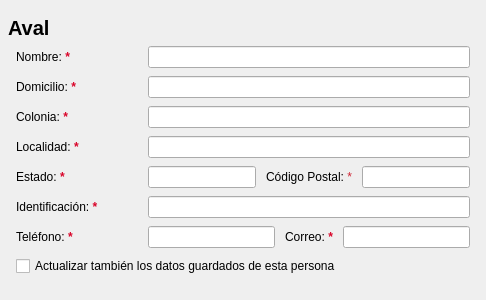
      <widget class="QFrame" name="guarantorCard">
       <layout class="QVBoxLayout" name="guarantorLayout">
        <property name="leftMargin">
         <number>8</number>
        </property>
        <property name="topMargin">
         <number>16</number>
        </property>
        <property name="rightMargin">
         <number>8</number>
        </property>
        <property name="bottomMargin">
         <number>8</number>
        </property>
        <item>
         <widget class="QLabel" name="guarantorLabel">
          <property name="sizePolicy">
           <sizepolicy hsizetype="Preferred" vsizetype="Fixed">
            <horstretch>0</horstretch>
            <verstretch>0</verstretch>
           </sizepolicy>
          </property>
          <property name="font">
           <font>
            <pointsize>15</pointsize>
            <bold>true</bold>
           </font>
          </property>
          <property name="text">
           <string>Aval</string>
          </property>
          <property name="class" stdset="0">
           <string>h3</string>
          </property>
         </widget>
        </item>
        <item>
         <widget class="QFrame" name="guarantorForm">
          <property name="sizePolicy">
           <sizepolicy hsizetype="Preferred" vsizetype="Preferred">
            <horstretch>0</horstretch>
            <verstretch>0</verstretch>
           </sizepolicy>
          </property>
          <layout class="QGridLayout" name="guarantorGrid">
           <property name="leftMargin">
            <number>8</number>
           </property>
           <property name="topMargin">
            <number>0</number>
           </property>
           <property name="rightMargin">
            <number>8</number>
           </property>
           <property name="bottomMargin">
            <number>16</number>
           </property>
           <property name="horizontalSpacing">
            <number>25</number>
           </property>
           <property name="verticalSpacing">
            <number>8</number>
           </property>
           <item row="6" column="2">
            <layout class="QGridLayout" name="guarantorSubForm2">
             <property name="horizontalSpacing">
              <number>10</number>
             </property>
             <property name="verticalSpacing">
              <number>-1</number>
             </property>
             <item row="0" column="0">
              <widget class="QLineEdit" name="gTelephoneEdit"/>
             </item>
             <item row="0" column="1">
              <widget class="QLabel" name="gEmailLabel">
               <property name="text">
                <string>Correo: &lt;span style=&quot;font-weight:700; color:#d90429;&quot;&gt;*&lt;/span&gt;</string>
               </property>
              </widget>
             </item>
             <item row="0" column="2">
              <widget class="QLineEdit" name="gEmailEdit"/>
             </item>
            </layout>
           </item>
           <item row="2" column="2">
            <widget class="QLineEdit" name="gSuburbEdit"/>
           </item>
           <item row="0" column="0">
            <widget class="QLabel" name="gNameLabel">
             <property name="text">
              <string>&lt;html&gt;&lt;head/&gt;&lt;body&gt;&lt;p&gt;Nombre: &lt;span style=&quot; font-weight:700; color:#d90429;&quot;&gt;*&lt;/span&gt;&lt;/p&gt;&lt;/body&gt;&lt;/html&gt;</string>
             </property>
            </widget>
           </item>
           <item row="5" column="0">
            <widget class="QLabel" name="gIdentificationLabel">
             <property name="text">
              <string>&lt;html&gt;&lt;head/&gt;&lt;body&gt;&lt;p&gt;Identificación: &lt;span style=&quot; font-weight:700; color:#d90429;&quot;&gt;*&lt;/span&gt;&lt;/p&gt;&lt;/body&gt;&lt;/html&gt;</string>
             </property>
            </widget>
           </item>
           <item row="2" column="0">
            <widget class="QLabel" name="gSuburbLabel">
             <property name="text">
              <string>&lt;html&gt;&lt;head/&gt;&lt;body&gt;&lt;p&gt;Colonia: &lt;span style=&quot; font-weight:700; color:#d90429;&quot;&gt;*&lt;/span&gt;&lt;/p&gt;&lt;/body&gt;&lt;/html&gt;</string>
             </property>
            </widget>
           </item>
           <item row="4" column="2">
            <layout class="QGridLayout" name="guarantorSubForm1">
             <property name="horizontalSpacing">
              <number>10</number>
             </property>
             <item row="0" column="0">
              <widget class="QLineEdit" name="gStateEdit"/>
             </item>
             <item row="0" column="1">
              <widget class="QLabel" name="gZipCodeLabel">
               <property name="text">
                <string>&lt;html&gt;&lt;head/&gt;&lt;body&gt;&lt;p&gt;Código Postal:&lt;span style=&quot; color:#ce2433;&quot;&gt; *&lt;/span&gt;&lt;/p&gt;&lt;/body&gt;&lt;/html&gt;</string>
               </property>
              </widget>
             </item>
             <item row="0" column="2">
              <widget class="QLineEdit" name="gZipCodeEdit"/>
             </item>
            </layout>
           </item>
           <item row="6" column="0">
            <widget class="QLabel" name="gTelephoneLabel">
             <property name="text">
              <string>&lt;html&gt;&lt;head/&gt;&lt;body&gt;&lt;p&gt;Teléfono: &lt;span style=&quot; font-weight:700; color:#d90429;&quot;&gt;*&lt;/span&gt;&lt;/p&gt;&lt;/body&gt;&lt;/html&gt;</string>
             </property>
            </widget>
           </item>
           <item row="0" column="2">
            <widget class="QLineEdit" name="gNameEdit"/>
           </item>
           <item row="3" column="2">
            <widget class="QLineEdit" name="gLocalityEdit"/>
           </item>
           <item row="1" column="2">
            <widget class="QLineEdit" name="gResidenceEdit"/>
           </item>
           <item row="12" column="0" colspan="3">
            <widget class="QCheckBox" name="updateGuarantorRecordCheck">
             <property name="text">
              <string>Actualizar también los datos guardados de esta persona</string>
             </property>
            </widget>
           </item>
           <item row="5" column="2">
            <widget class="QLineEdit" name="gIdentificationEdit"/>
           </item>
           <item row="4" column="0">
            <widget class="QLabel" name="gStateLabel">
             <property name="text">
              <string>&lt;html&gt;&lt;head/&gt;&lt;body&gt;&lt;p&gt;Estado: &lt;span style=&quot; font-weight:700; color:#d90429;&quot;&gt;*&lt;/span&gt;&lt;/p&gt;&lt;/body&gt;&lt;/html&gt;</string>
             </property>
            </widget>
           </item>
           <item row="1" column="0">
            <widget class="QLabel" name="gResidenceLabel">
             <property name="text">
              <string>&lt;html&gt;&lt;head/&gt;&lt;body&gt;&lt;p&gt;Domicilio: &lt;span style=&quot; font-weight:700; color:#d90429;&quot;&gt;*&lt;/span&gt;&lt;/p&gt;&lt;/body&gt;&lt;/html&gt;</string>
             </property>
            </widget>
           </item>
           <item row="3" column="0">
            <widget class="QLabel" name="gTownLabel">
             <property name="text">
              <string>&lt;html&gt;&lt;head/&gt;&lt;body&gt;&lt;p&gt;Localidad: &lt;span style=&quot; font-weight:700; color:#d90429;&quot;&gt;*&lt;/span&gt;&lt;/p&gt;&lt;/body&gt;&lt;/html&gt;</string>
             </property>
            </widget>
           </item>
          </layout>
         </widget>
        </item>
       </layout>
      </widget>
